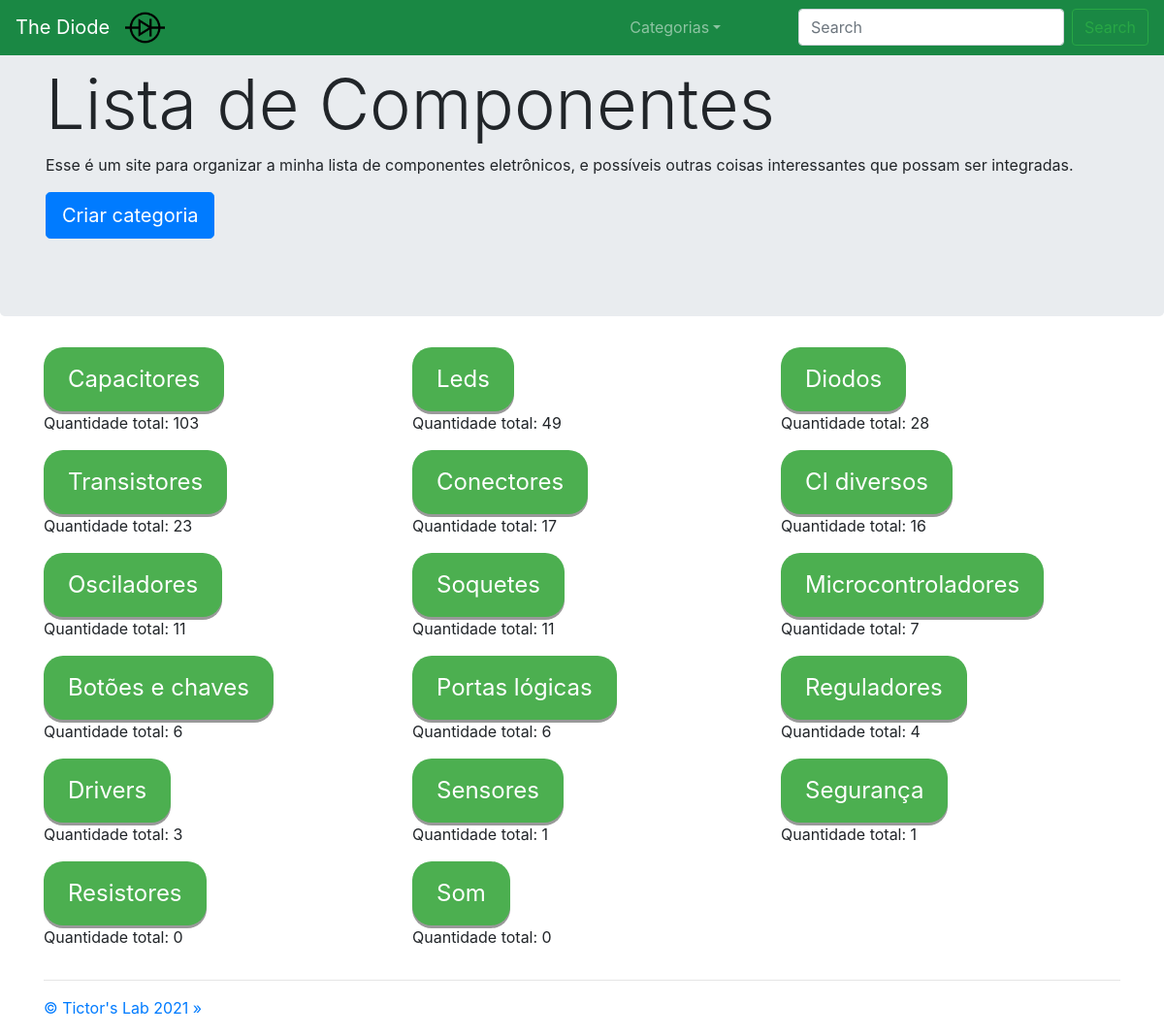
Screenshot of /componentes/ with the database file from the repository.
### components/models.py (models this page shows, shortened)
class Category(models.Model):
    name       = models.CharField(max_length=100, unique=True, null=True)
    quantidade = models.IntegerField(blank=True, null=True)
    class Meta:
        verbose_name_plural = "Categories"

### core/views.py (the view)
# urls.py: path('componentes/', categorias, name='categorias'),
def categorias(request):
    categorias = Category.objects.order_by('-quantidade')
    criar_painel_msg = painelDeArmazenamentoModular_contextMsg(request)
    context = {'categorias':categorias,
               'criar_painel_msg':criar_painel_msg}
    response = render(request, 'core/categorias.html', context)
    return response

### core/views.py (called while the page is built)
def painelDeArmazenamentoModular_splitIds(request, cookie_name):
    criar_painel_ids = request.COOKIES.get(cookie_name)
    if (criar_painel_ids != None): criar_painel_num_ids = len(criar_painel_ids.split(","))
    else: criar_painel_num_ids = 0
    return criar_painel_num_ids

def painelDeArmazenamentoModular_contextMsg(request):
    criar_painel_num_ids = painelDeArmazenamentoModular_splitIds(request, "criar_painel_ids")
    if request.COOKIES.get('criar_painel') == "True" and criar_painel_num_ids == 9:
        criar_painel_msg = "todos os componentes selecionados"
    elif request.COOKIES.get('criar_painel') == "True":
        criar_painel_msg = str(criar_painel_num_ids) + " componentes selecionados"
    else:
        criar_painel_msg = 0
    return criar_painel_msg

### core/templates/core/categorias.html (shortened to what this page needs)
{% extends 'core/base.html' %}
{% load static %}
{% block content %}
<nav class="navbar navbar-expand-md navbar-dark fixed-top" style="background-color: #1a8844;">
    <div class="btnWithSliderEffect" role="home">
    <a class="navbar-brand" onclick="changePage('/')" role="button">The Diode</a>
    </div>
    <div class="collapse navbar-collapse" id="navbarsExampleDefault">
        <ul class="navbar-nav mr-auto">
            <li>
                <img src="{% static 'core/imagens/Diode.png' %}" style="width:8%;">
            </li>
            <li class="nav-item dropdown">
                <a class="nav-link dropdown-toggle" href="#" id="dropdown01" data-toggle="dropdown" aria-haspopup="true"
                    aria-expanded="false">Categorias</a>
            </li>
        </ul>
        <form class="form-inline my-2 my-lg-0" action="/componentes/search">
            <input name="q" class="form-control mr-sm-2" type="text" placeholder="Search" aria-label="Search">
            <div class="btnWithSliderEffect">
            <button class="btn btn-outline-success my-2 my-sm-0" type="submit">Search</button>
            </div>
        </form>
    </div>
</nav>
<main role="main">
    <div class="jumbotron">
        <div class="fromRight">
            <div class="container">
                <h1 class="display-3">Lista de Componentes</h1>
                <p>Esse é um site para organizar a minha lista de componentes eletrônicos, e possíveis outras coisas interessantes que possam ser integradas.</p>
            </div>
            <div class="btnWithSliderEffect">
            <div class="container">
                <p><button class="btn btn-primary btn-lg" onclick="changePage('criarcategoria')" role="button">Criar categoria</button></p>
            </div>
            </div>
        </div>
    </div>
    <div class="fromRight">
        <div class="container">
            <div class="row">
                {% for categoria in categorias %}
                <div class="col-md-4">
                    <div class="btnWithSliderEffect">
                        <button class="categorias" onclick="changePage('categoria{{ categoria.id }}')" role="button">{{ categoria.name }}</button>
                    </div>
                    <p>Quantidade total: {{ categoria.quantidade }}</p>
                </div>
                {% endfor %}
            </div>
            <hr>
        </div>
    </div>
</main>
<footer class="container">
    <p><a href="http://tictorslab.blogspot.com/" role="button">&copy; Tictor's Lab 2021 &raquo;</a></p>
</footer>
{% endblock %}

### core/templates/core/base.html (shortened to what this page needs)
{% load static %}
<!DOCTYPE html>
<html lang="en">
<head>
    <link rel="stylesheet" href="https://stackpath.bootstrapcdn.com/bootstrap/4.5.0/css/bootstrap.min.css"
 defer>
    <link rel="stylesheet"  href="{% static 'core/base.css' %}"/>
    </head>
<body>
    {% block content %}
    {% endblock %}
</body>
</html>

### core/static/core/base.css (style rules this page uses)
body { overflow-x: hidden; overflow-y: scroll; }
.fromRight { opacity: 0%; }
.categorias { display: inline-block; padding: 15px 25px; font-size: 24px; cursor: pointer; text-align: center; text-decoration: none; outline: none; color: #fff; background-color: #4CAF50; border: none; border-radius: 20px; box-shadow: 0 3px #999; }

### rows the page displays
Category: name "Capacitores", quantidade "103"
Category: name "Leds", quantidade "49"
Category: name "Diodos", quantidade "28"
Category: name "Transistores", quantidade "23"
Category: name "Conectores", quantidade "17"
Category: name "CI diversos", quantidade "16"
Category: name "Osciladores", quantidade "11"
Category: name "Soquetes", quantidade "11"
Category: name "Microcontroladores", quantidade "7"
Category: name "Botões e chaves", quantidade "6"
Category: name "Portas lógicas", quantidade "6"
Category: name "Reguladores", quantidade "4"
Category: name "Drivers", quantidade "3"
Category: name "Sensores", quantidade "1"
Category: name "Segurança", quantidade "1"
Category: name "Resistores", quantidade "0"
Category: name "Som", quantidade "0"
